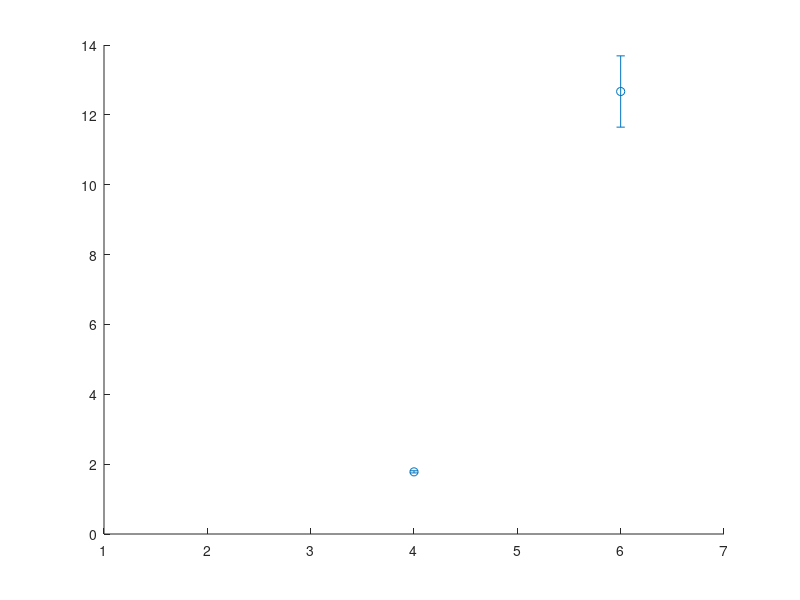

Here is the MATLAB script that generated this plot: (Note: this script raises an error after producing the figure.)
% Benchmarking the pole scene of the ABB robots

clear all
clc

%%

D = load('Benchmark_poleScene.txt');

% D(D(:,1)==500 & D(:,2)==3 & D(:,3)==0,:) = [];
% D(D(:,1)==500 & D(:,2)==2 & D(:,3)==0,:) = [];
% D(D(:,1)==500 & D(:,2)==6 & D(:,3)==0,:) = [];
% 
% dlmwrite('Benchmark_poleScene.txt', D, ' ');

%%

ms = unique(D(:,1));
knn = unique(D(:,2));
T = zeros(length(ms),length(knn));
S = zeros(length(ms),length(knn));

for i = 1:length(ms)
    M = D(D(:,1)==ms(i), 2:end);
    for j = 1:length(knn)
        K = M(M(:,1)==knn(j),2:end);
        S(i,j) = sum(K(:,1))/size(K,1);
        T(i,j) = mean(K(K(:,1)==1,3));
        T_std(i,j) = std(K(K(:,1)==1,3))/sqrt(size(K,1));
        N(i,j) = size(K,1);
    end
end

%%

for j = 1:length(ms)
    K = D(D(:,1)==ms(j) & D(:,2)==4,3:end);
    
    t = K(K(:,1)==1,3);
    maxT = max(t);
    tt = linspace(0,maxT,30);
    tt = tt(2:end);
    for i = 1:length(tt)
        s = t < tt(i);
        m(i) = 1-sum(s)/length(t);
    end
    
    Ty(j,:) = tt;
    Ky(j,:) = m;    
end

%% PLOTS
%% Runtime for each map and density

colors = 'kbr';


figure(1)
clf
hold on
for i = 1:length(ms)
    %plot(knn, T(i,:),'o','color',colors(i),'markerfacecolor',colors(i));
    errorbar(knn, T(i,:),T_std(i,:),'o','color',colors(i),'markerfacecolor',colors(i));
end
hold off
xlabel('k');
ylabel('time (sec)');
legend('ms100','ms500','ms1000');

%% Success rate for each map and density

figure(2)
clf
bar(knn,S'*100);
xlabel('k');
ylabel('success rate (%)');
legend('ms100','ms500','ms1000');

%% Runtime failure rate for k=4

figure(3);
clf
plot(Ty(1,:),Ky(1,:)*100,'-k','linewidth',2);
hold on
plot(Ty(2,:),Ky(2,:)*100,'--k','linewidth',2);
plot(Ty(3,:),Ky(3,:)*100,':k','linewidth',2);
hold off
xlabel('maximum runtime [sec]');
ylabel('failure rate [%]');
xlim([0 max(Ty(1:end))]);
legend('ms100','ms500','ms1000');
